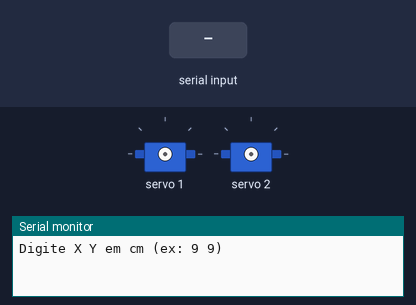
This sketch was run on a simulated Arduino Uno, built with avr-gcc and run on an emulated ATmega328P. On the bench: 2 × servo, the last lines printed to the serial monitor. The test bench sets the inputs (shaded band).

Above: at 1.2 s.
1.3 s: "5\n" received over Serial
At 2.75 s:
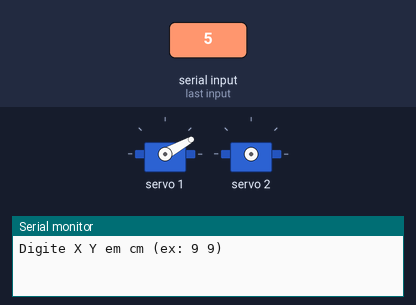
At 3.87 s:
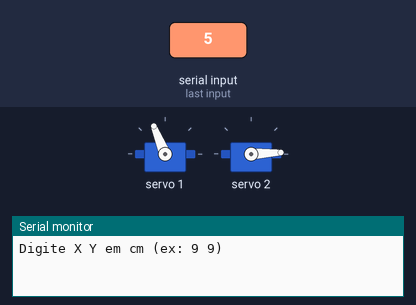
4.3 s: "90,45\n" received over Serial
At 6.4 s:
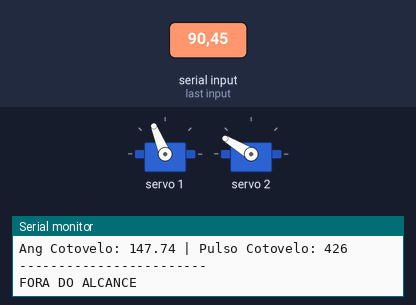
Timing chart, 0 to 7.9 s (numbered marks = the images above; inputs shaded):
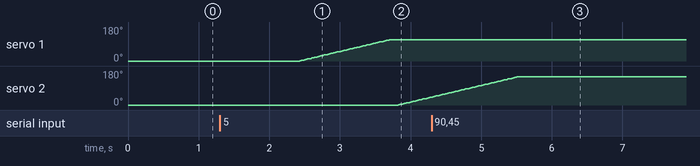

Measured:
- after the input at 1.3 s, servo 1: moves from 0° to 112° over 1.3 s, starting after 1.1 s; servo 2: moves from 0° to 42° over 0.46 s, starting after 2.5 s

The sketch:

CodBracoCinematicaInversaV01.ino
```cpp
/*
  Codigo por Lucas Rosa
  GitHub Lucas-ros4
  data 25/12/28
  Esse projeto atualmetne esta na sua versao 1.0 e fuguramente pretendo adicionar mais um grau de liberdade e fazer a articulacao do pulso sempre ficar paralelo ao chao, alem de melhorar
  a precisao e integrar com imagem computacional
*/


#include <Wire.h>
#include <Adafruit_PWMServoDriver.h>
#include <math.h>

// PCA9685 driver
Adafruit_PWMServoDriver pca = Adafruit_PWMServoDriver(0x40); //endereco padrao

//Tamanho dos elos dos bracos
const float L1 = 9.0;
const float L2 = 9.0;

#define SERVO_FREQ 50  //frequencia padrao para servomotores
#define OMBRO_CH 1
#define COTOV_CH 2

// calibracao dos pulsos pwm
// valores encontrados rodando o teste e testando manualmente
#define OMBRO_MIN_PULSE 90
#define OMBRO_MAX_PULSE 530
#define COTOV_MIN_PULSE 90
#define COTOV_MAX_PULSE 500

//suavizacao - evita movimentos bruscos e reduz o esforco mecanicos dos servos motores
#define PASSO 2       // incremento de pulso pwm a cada iteracao
#define TEMPO 10      // delay em ms entre cada passo


// mantem a posicao atal em memória da posicao atual
int ombroAtual = OMBRO_MIN_PULSE;
int cotovAtual = COTOV_MIN_PULSE;

void setup() {

  Serial.begin(115200);
  Wire.begin();
  pca.begin();
  pca.setPWMFreq(SERVO_FREQ);

  Serial.println("Digite X Y em cm (ex: 9 9)");
}

// funcao para converter valores continuos(angulos) para pulsos pwm
int mapFloatToInt(float angle, float in_min, float in_max, int out_min, int out_max) {
  return (int)((angle - in_min) * (float)(out_max - out_min) / (in_max - in_min) + out_min);
}

// move o servo do valor atual ate o valor alvo em pequenos incrementos, em movimento crescente ou movimento decrescente
void moverSuave(int canal, int atual, int alvo) {
  if(atual < alvo){
    for(int i = atual; i <= alvo; i += PASSO){
      pca.setPWM(canal, 0, i);
      delay(TEMPO);
    }
  } else {
    for(int i = atual; i >= alvo; i -= PASSO){
      pca.setPWM(canal, 0, i);
      delay(TEMPO);
    }
  }
}

void loop() {
  if(Serial.available() >= 2){
    float y = Serial.parseFloat(); // vertical
    float x = Serial.parseFloat(); // horizontal


    //calcula a distancia do ponto d do ponto de origem do braco
    float dist2 = x*x + y*y;
    float dist = sqrt(dist2);

    // verifica se o ponto esta dentro do limite do braco
    if(dist > (L1+L2) || dist < fabs(L1-L2)){
      Serial.println("FORA DO ALCANCE");
      return;
    }

    // aqui calcula o cotovlo com lei dos cossenos
    float cosT2 = (dist2 - L1*L1 - L2*L2)/(2*L1*L2);
    cosT2 = constrain(cosT2, -1, 1);
    float t2 = acos(cosT2);

    // ombro
    float t1 = atan2(y, x) - atan2(L2*sin(t2), L1+L2*cos(t2));

    float t1_deg = degrees(t1);
    float t2_deg = degrees(t2);

    // aqui chama a funcao para converter o angulo para pulso
    int ombroPulse = mapFloatToInt(t1_deg, -90, 90, OMBRO_MIN_PULSE, OMBRO_MAX_PULSE);
    int cotovPulse = mapFloatToInt(t2_deg, 0, 180, COTOV_MIN_PULSE, COTOV_MAX_PULSE);

    // chama a funcao de suavizacao de movimento primeiro do ombro e depois do cotovelo
    // futuramente pretendo fazer elas se moverem juntas
    moverSuave(OMBRO_CH, ombroAtual, ombroPulse);
    ombroAtual = ombroPulse;

    moverSuave(COTOV_CH, cotovAtual, cotovPulse);
    cotovAtual = cotovPulse;

    Serial.print("X Y: "); Serial.print(x); Serial.print(" "); Serial.println(y);
    Serial.print("Ang Ombro: "); Serial.print(t1_deg);
    Serial.print(" | Pulso Ombro: "); Serial.println(ombroPulse);
    Serial.print("Ang Cotovelo: "); Serial.print(t2_deg);
    Serial.print(" | Pulso Cotovelo: "); Serial.println(cotovPulse);
    Serial.println("------------------------");
  }
}
```
